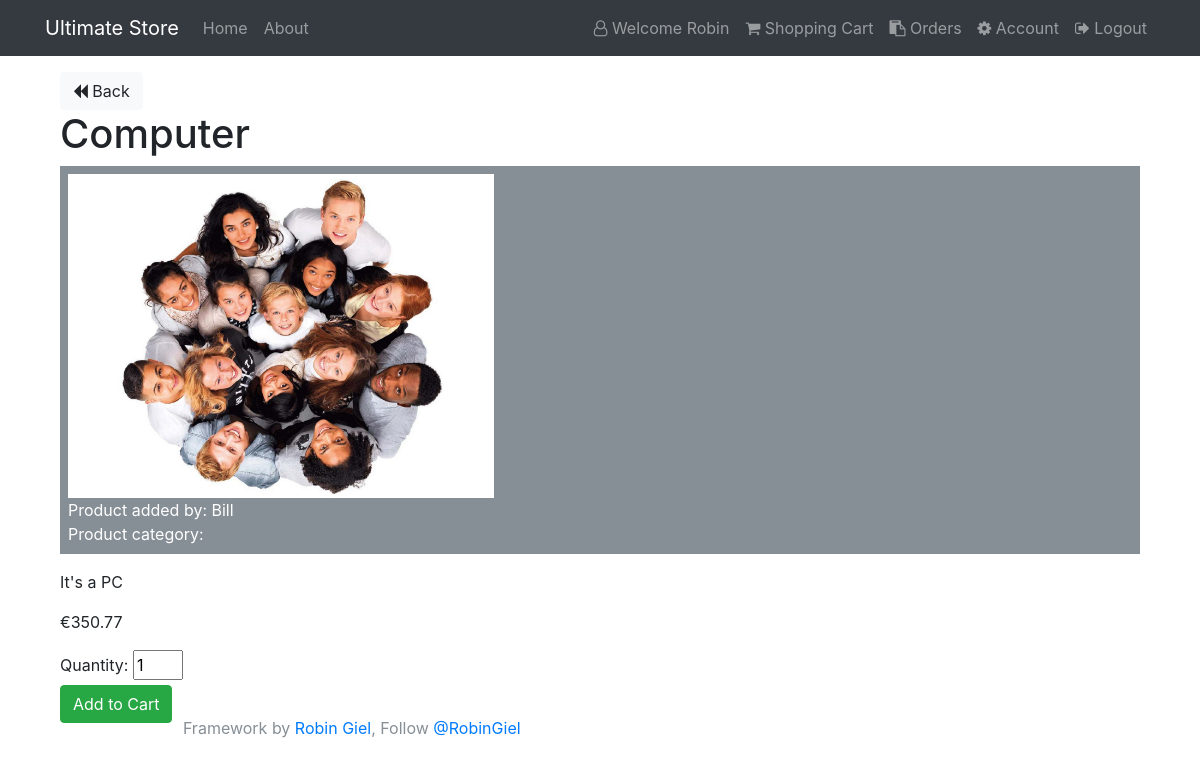
/products/show/21 (signed in), run on an earlier commit of the app's database.
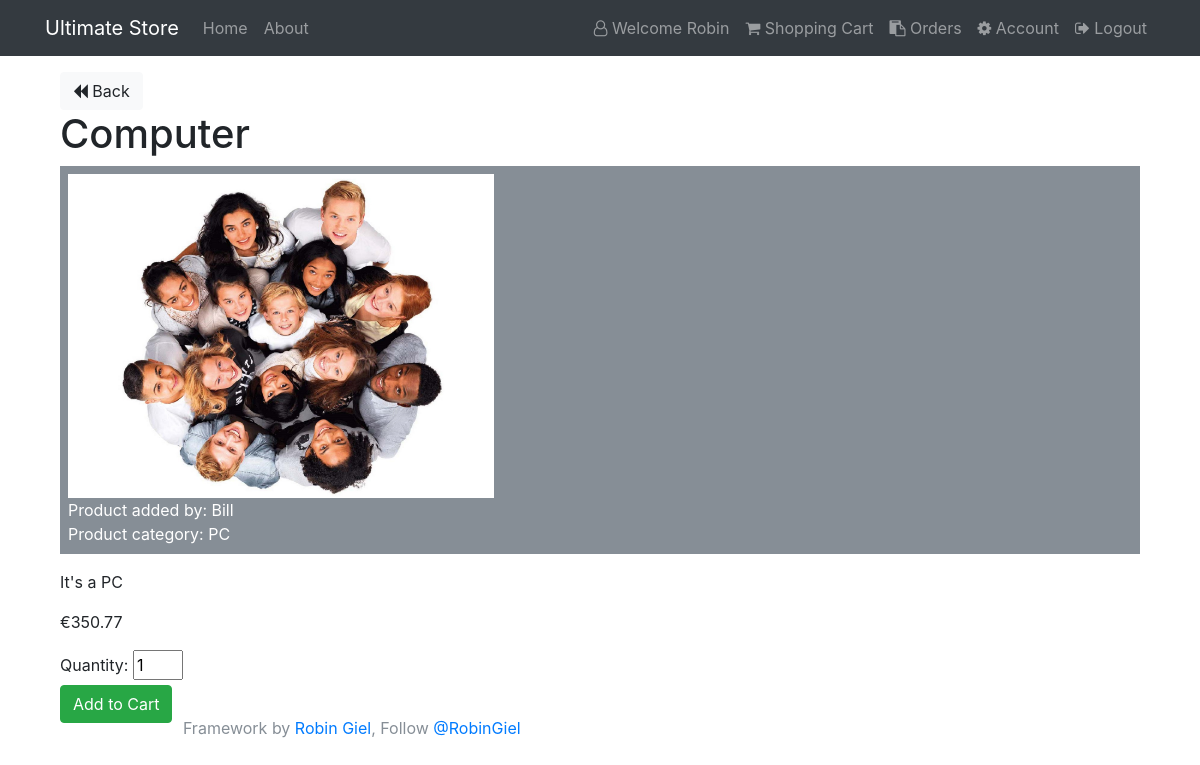
And on a later commit of the database.
### tables this page shows
CREATE TABLE `categories` (
  `id` int(11) NOT NULL,
  `name` varchar(255) NOT NULL
);

### app/controllers/Products.php (called while the page is built, shortened)
<?php
    class Products extends Controller {
        public function __construct(){
            $this->productModel = $this->model('Product');
            $this->userModel = $this->model('User');
            $this->categoryModel = $this->model('Category');
        }
    public function show($id){
        $product = $this->productModel->getProductById($id);
        $user = $this->userModel->getUserById($product->user_id);
        $category = $this->categoryModel->getCategoryById($product->category);
        $data = [
            'product' => $product,
            'user' => $user,
            'category' => $category
        ];
        $this->view('products/show', $data);
    }
}

### app/libraries/Core.php (called while the page is built, shortened)
<?php
class Core{
    protected $currentMethod = 'index';
    public function __construct(){
        $url = $this->getUrl();
        if(file_exists('../app/controllers/' . ucwords($url[0]).'.php')){
            unset($url[0]);
        }
        $this->currentController =  new $this->currentController;
        if(isset($url[1])){
            if(method_exists($this->currentController, $url[1])){
                $this->currentMethod = $url[1];
                unset($url[1]);
            }
        }
        $this->params = $url ? array_values($url) : [];
        call_user_func_array([$this->currentController, $this->currentMethod], $this->params);
    }
    public function getUrl(){
        if(isset($_GET['url'])){
            $url = trim($_GET['url'], '/');
            $url = filter_var($url, FILTER_SANITIZE_URL);
            $url = explode('/', $url);
            return $url;
        }
    }
}

### public/index.php (called while the page is built, shortened)
<?php
$init = new Core;

### app/libraries/Database.php (called while the page is built, shortened)
<?php
    class Database {
        private $host = DB_HOST;
        private $user = DB_USER;
        private $pass = DB_PASS;
        private $dbname = DB_NAME;
        private $dbh;
        private $stmt;
        public function __construct(){
            $dsn = 'mysql:host=' . $this->host . ';dbname=' . $this->dbname;
            $options = array(
                PDO::ATTR_PERSISTENT => true,
                PDO::ATTR_ERRMODE => PDO::ERRMODE_EXCEPTION
            );
            try{
                $this->dbh = new PDO($dsn, $this->user, $this->pass, $options);
            } catch(PDOException $e){
                $this->error = $e->getMessage();
                echo $this->error;
            }
        }
        public function query($sql){
            $this->stmt = $this->dbh->prepare($sql);
        }
        public function bind($param, $value, $type = null){
            if(is_null($type)){
                switch (true){
                    default:
                    $type = PDO::PARAM_STR;
                }
            }
            $this->stmt->bindValue($param, $value, $type);
        }
        public function execute(){
            return $this->stmt->execute();
        }
        public function single(){
            $this->execute();
            return $this->stmt->fetch(PDO::FETCH_OBJ);
        }
    }

### app/models/Product.php (called while the page is built, shortened)
<?php
    class Product{
        private $db;
        public function __construct(){
            $this->db = new Database;
        }
        public function getProductById($id){
            $this->db->query('SELECT * FROM products WHERE id = :id');
            $this->db->bind(':id', $id);
            $row = $this->db->single();
            return $row;
        }
    }

### app/models/User.php (called while the page is built, shortened)
<?php
    class User {
        private $db;
        public function __construct(){
            $this->db = new Database;
        }
         public function getUserById($id){
            $this->db->query('SELECT * FROM users WHERE id = :id');
            $this->db->bind(':id', $id);
            $row = $this->db->single();
            return $row;
        }
    }

### app/models/Category.php (called while the page is built, shortened)
<?php
class Category{
        private $db;
        public function __construct(){
            $this->db = new Database;
        }
        public function getCategoryById($id){
            $this->db->query('SELECT * FROM categories WHERE id = :id');
            $this->db->bind(':id', $id);
            $row = $this->db->single();
            return $row;
        }
    }

### app/views/products/show.php (the view, shortened to what this page needs)
<?php require APPROOT . '/views/inc/header.php'; ?>
<a href="<?php echo URLROOT; ?>/products" class="btn btn-light"><i class="fa fa-backward"></i> Back</a>
<br>
<h1><?php echo $data['product']->name;  ?></h1>
<div class="bg-secondary text-white p-2 mb-3">
    <img src="<?php echo URLROOT;?>/img/<?php echo $data['product']->img?>" style="width: 40%;"><br>Product added by: <?php echo $data['user']->name; ?> <br>Product category: <?php echo $data['category']->name; ?>
</div>
<p><?php echo $data['product']->description; ?></p>
<p> &euro;<?php echo $data['product']->price; ?></p>
<?php if(isset($_SESSION['user_id']) && $_SESSION['user_role'] === 'klant') : ?>
 <form class="pull-left" action="<?php echo URLROOT ?>/products/show/<?php echo $data['product']->id; ?>" method="post">
    <label for="quantity">Quantity: </label>
    <input  name="quantity" style="width:50px;" type="number" maxlenght="3" size="3" min="1" step="1"/ value="1"></br>
    <input type="submit" value="Add to Cart" class="btn btn-success">
 </form>
<?php endif; ?>
<?php require APPROOT . '/views/inc/footer.php'; ?>

What changed in the data, as far as the page shows it:
added categories: name "PC"
